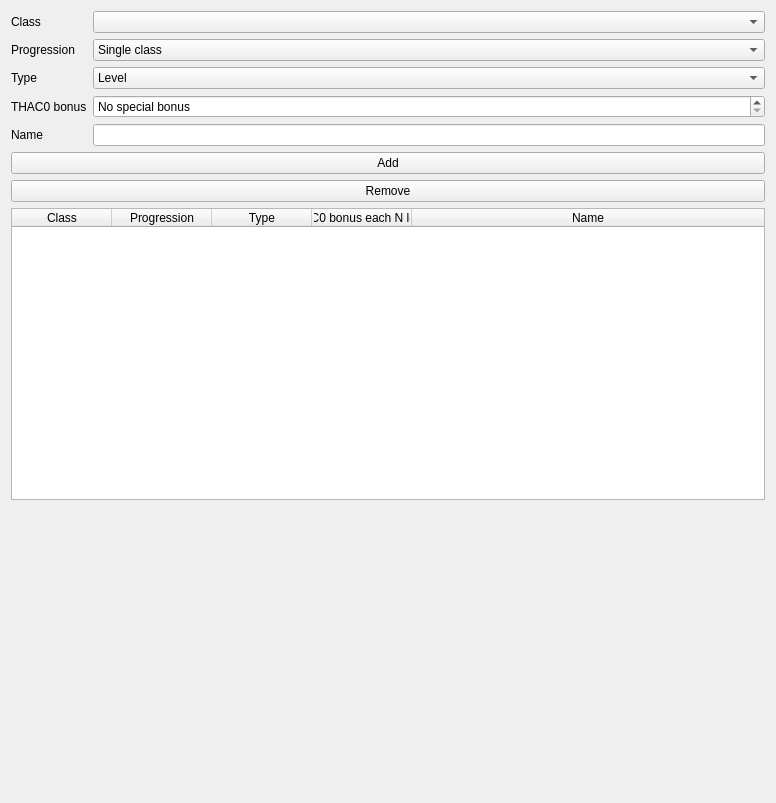
<?xml version="1.0" encoding="UTF-8"?>
<ui version="4.0">
 <class>ProgressionChartsWidget</class>
 <widget class="QWidget" name="ProgressionChartsWidget">
  <property name="geometry">
   <rect>
    <x>0</x>
    <y>0</y>
    <width>776</width>
    <height>803</height>
   </rect>
  </property>
  <layout class="QGridLayout" name="gridLayout">
   <item row="0" column="1">
    <widget class="QComboBox" name="className"/>
   </item>
   <item row="10" column="1">
    <spacer name="verticalSpacer">
     <property name="orientation">
      <enum>Qt::Vertical</enum>
     </property>
     <property name="sizeHint" stdset="0">
      <size>
       <width>20</width>
       <height>40</height>
      </size>
     </property>
    </spacer>
   </item>
   <item row="1" column="0">
    <widget class="QLabel" name="progressionLabel">
     <property name="text">
      <string>Progression</string>
     </property>
    </widget>
   </item>
   <item row="2" column="0">
    <widget class="QLabel" name="typeLabel">
     <property name="text">
      <string>Type</string>
     </property>
    </widget>
   </item>
   <item row="2" column="1">
    <widget class="QComboBox" name="type">
     <item>
      <property name="text">
       <string>Level</string>
      </property>
     </item>
     <item>
      <property name="text">
       <string>THAC0 (1/1, e.g. Fighter)</string>
      </property>
     </item>
     <item>
      <property name="text">
       <string>THAC0 (2/3, e.g. Cleric)</string>
      </property>
     </item>
     <item>
      <property name="text">
       <string>THAC0 (1/2, e.g. Thief)</string>
      </property>
     </item>
     <item>
      <property name="text">
       <string>THAC0 (1/3, e.g. Mage)</string>
      </property>
     </item>
    </widget>
   </item>
   <item row="4" column="1">
    <widget class="QLineEdit" name="name"/>
   </item>
   <item row="0" column="0">
    <widget class="QLabel" name="classNameLabel">
     <property name="text">
      <string>Class</string>
     </property>
    </widget>
   </item>
   <item row="4" column="0">
    <widget class="QLabel" name="nameLabel">
     <property name="text">
      <string>Name</string>
     </property>
    </widget>
   </item>
   <item row="8" column="0" colspan="2">
    <widget class="QPushButton" name="remove">
     <property name="text">
      <string>Remove</string>
     </property>
    </widget>
   </item>
   <item row="9" column="0" colspan="2">
    <widget class="QTableWidget" name="table">
     <property name="selectionMode">
      <enum>QAbstractItemView::SingleSelection</enum>
     </property>
     <property name="selectionBehavior">
      <enum>QAbstractItemView::SelectRows</enum>
     </property>
     <attribute name="horizontalHeaderStretchLastSection">
      <bool>true</bool>
     </attribute>
     <column>
      <property name="text">
       <string>Class</string>
      </property>
     </column>
     <column>
      <property name="text">
       <string>Progression</string>
      </property>
     </column>
     <column>
      <property name="text">
       <string>Type</string>
      </property>
     </column>
     <column>
      <property name="text">
       <string>THAC0 bonus each N levels</string>
      </property>
     </column>
     <column>
      <property name="text">
       <string>Name</string>
      </property>
     </column>
    </widget>
   </item>
   <item row="7" column="0" colspan="2">
    <widget class="QPushButton" name="add">
     <property name="text">
      <string>Add</string>
     </property>
    </widget>
   </item>
   <item row="1" column="1">
    <widget class="QComboBox" name="progression">
     <item>
      <property name="text">
       <string>Single class</string>
      </property>
     </item>
     <item>
      <property name="text">
       <string>Double class</string>
      </property>
     </item>
     <item>
      <property name="text">
       <string>Triple class</string>
      </property>
     </item>
    </widget>
   </item>
   <item row="3" column="0">
    <widget class="QLabel" name="thac0BonusLabel">
     <property name="text">
      <string>THAC0 bonus</string>
     </property>
    </widget>
   </item>
   <item row="3" column="1">
    <widget class="QSpinBox" name="thac0Bonus">
     <property name="toolTip">
      <string>Set a bonus to THAC0 per level, if available. E.g. Kensai gains one each 3 levels. Swashbuckler each 5, etc.</string>
     </property>
     <property name="specialValueText">
      <string>No special bonus</string>
     </property>
     <property name="suffix">
      <string> level(s)</string>
     </property>
     <property name="prefix">
      <string>each </string>
     </property>
     <property name="maximum">
      <number>20</number>
     </property>
    </widget>
   </item>
  </layout>
 </widget>
 <tabstops>
  <tabstop>className</tabstop>
  <tabstop>progression</tabstop>
  <tabstop>type</tabstop>
  <tabstop>thac0Bonus</tabstop>
  <tabstop>name</tabstop>
  <tabstop>add</tabstop>
  <tabstop>remove</tabstop>
  <tabstop>table</tabstop>
 </tabstops>
 <resources/>
 <connections/>
</ui>
